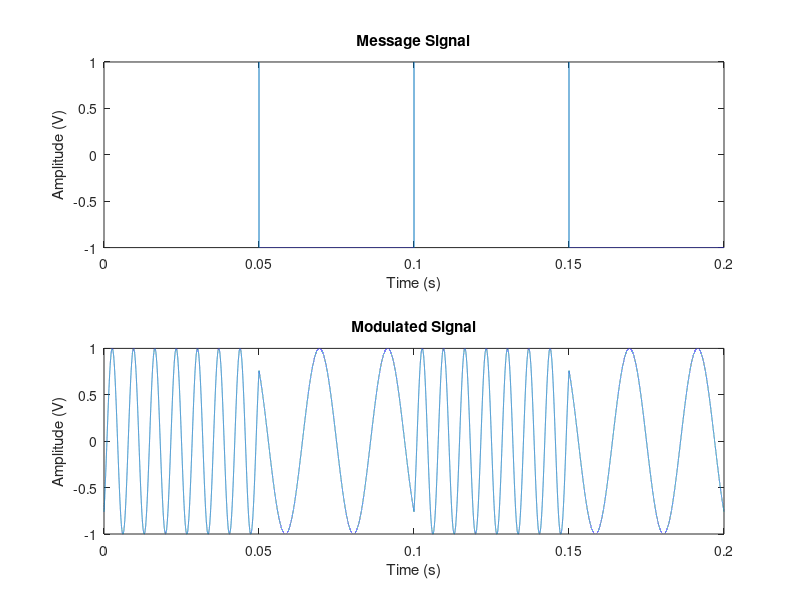

Here is the MATLAB script that generated this plot:
fm = 10;
fc = 50;
kf = 2 * pi * 150;
am = 1;
ac = 1;
t = 0:0.000001:2 / fm;

m = am * square(2 * pi * fm * t);
phi = ac * cos(2 * pi * fc * t + kf * am * sawtooth(2 * pi * fm * t, 1/2) / (2 * pi * fm));
subplot(2, 1, 1);
plot(t, m);
title('Message Signal');
xlabel('Time (s)')
ylabel('Amplitude (V)');
subplot(2, 1, 2);
plot(t, phi);
title('Modulated Signal');
xlabel('Time (s)')
ylabel('Amplitude (V)');